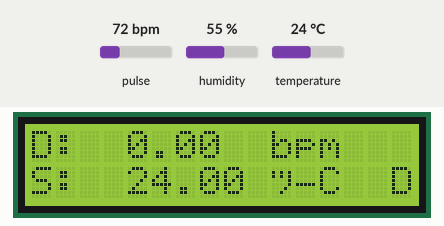
Bench run of a sketch on a simulated ESP8266 (NodeMCU). On the bench: 16×2 character LCD. The inputs (shaded band) are chosen by the test bench; at power-on: pulse 72 bpm, temperature 24 °C, humidity 55 %. WiFi joins after 1.5 s; servers stay silent unless stated; uploads are accepted with an empty reply; what the sketch prints to the serial monitor is not drawn.

Above: at 2.7 s.
2.8 s: pulse set to 42 bpm
At 5.2 s:
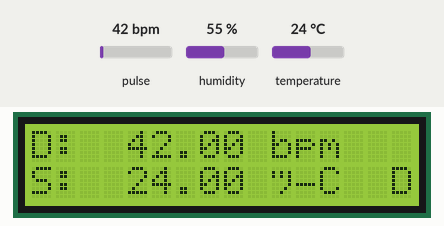
5.5 s: temperature set to 12 °C
At 7.2 s:
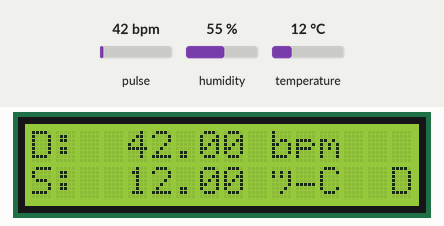
7.6 s: pulse set to 70 bpm
At 9.3 s:
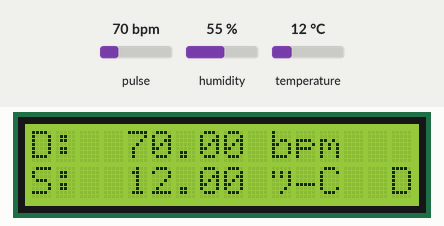
9.6 s: pulse set to 100 bpm
At 11.2 s:
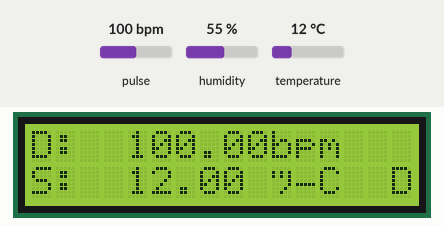
11.7 s: temperature set to 19 °C
At 13.5 s:
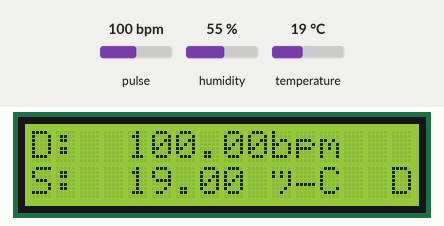
13.8 s: temperature set to 28 °C
At 14.8 s:
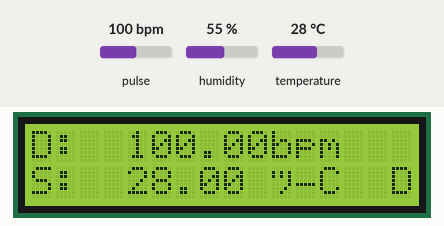
Timing chart, 0 to 16.8 s (numbered marks = the images above; inputs shaded):
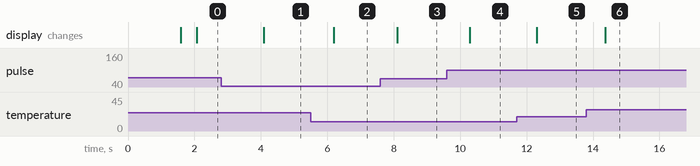

Measured:
- after the input at 2.8 s, the display: changes after 1.3 s (image 1)
- after the input at 5.5 s, the display: changes after 0.69 s (image 2)
- after the input at 7.6 s, the display: changes after 0.51 s (image 3)
- after the input at 9.6 s, the display: changes after 0.68 s (image 4)
- after the input at 11.7 s, the display: changes after 0.61 s (image 5)
- after the input at 13.8 s, the display: changes after 0.56 s (image 6)

The sketch:

Monitoring_Suhu_dan_Detak_Pada_Manusia.ino
```cpp
// WIFI
#include <ESP8266HTTPClient.h>
#include <ESP8266WiFi.h>
#include <WiFiClient.h>
#include <string>

// Wifi Password
const char* ssid = "ESP";
const char* password = "12341234";

// API WEB
const char* serverName = "http://apasaja-iot.000webhostapp.com/api.php";

// MAX30100
#include <Wire.h>
#include "MAX30100_PulseOximeter.h"
PulseOximeter max30100;
float heartRate;

// Time at which the last beat occurred
uint32_t tsLastReport = 0;
uint32_t lastsuhu = 0;
long lastPrint = 0; //Time at which the last data was printed

// DALLAS SUHU
#include "DHT.h"
#define DHTPIN D4
#define DHTTYPE DHT11
DHT dht(DHTPIN, DHTTYPE);
float t;

// OLED
#include <LiquidCrystal_I2C.h>
LiquidCrystal_I2C lcd(0x27, 16, 2);

void setup() {
  Serial.begin(9600);

// Connect to Wi-Fi
  WiFi.begin(ssid, password);
  while (WiFi.status() != WL_CONNECTED) {
  Serial.println("Connecting to WiFi..");
  delay(500);
  }

// DALLAS SUHU
  dht.begin();

// MAX30100
  Serial.println("Initializing pulse oximeter...");
  if (!max30100.begin()) {
    Serial.println("FAILED to initialize pulse oximeter");
    for(;;);
  } else {
    Serial.println("SUCCESS");
  }

//  OLED
  lcd.init();
  lcd.backlight();
}

void loop() {
  max30100detak();
  Serial.print("Heart rate: ");
  Serial.print(heartRate);
  Serial.print(" bpm ");

  dallas();
  Serial.print("Suhu Tubuh: ");
  Serial.print(t);
  Serial.println(" °C");

// Upload WEB
  web();

      lcd.print("D: ");
      lcd.setCursor(4,0);
      lcd.print(heartRate);
      lcd.setCursor(10,0);
      lcd.print("bpm");

      lcd.setCursor(0,1);
      lcd.print("S: ");
      lcd.setCursor(4,1);
      lcd.print(t);
      lcd.setCursor(10,1);
      lcd.println("°C");
}

void max30100detak() {
  // Read from the MAX30100 sensor
  max30100.update();
  // Grab the updated heart rate and SpO2 levels
  if (millis() - tsLastReport >=2000) {
    heartRate = max30100.getHeartRate();
    tsLastReport = millis();
  }
}

void dallas() {
  if (millis() - lastsuhu >=2000) {
      t = dht.readTemperature();
    lastsuhu = millis();
  }
}

void web(){
  if (millis() - lastPrint >= 10000) // Data Tiap 10 detik
  {
    //inisialisasi variabel HTTP request
      WiFiClient client;
      HTTPClient http;
    //inisialisasi variabel pengiriman data
      String postData, Detak_Data, Suhu_Data;
    //penyimpanan data sensor ke dalam variabel pengiriman data
      Detak_Data = int(heartRate);
      Suhu_Data = float(t);
      postData = "detak=" +Detak_Data + "&suhu=" +Suhu_Data;
    //menentukan URL hosting file API
      http.begin(client, serverName);
      http.addHeader("Content-Type", "application/x-www-form-urlencoded");
    //inisialisasi variabel HTTP request
      int httpCodepost = http.POST(postData);
      String payload = http.getString();
    //proses pengiriman data ke API file
      Serial.println(httpCodepost);
      Serial.println(payload);
      http.end();
    lastPrint = millis(); // Update the last print time
  }
}
```
